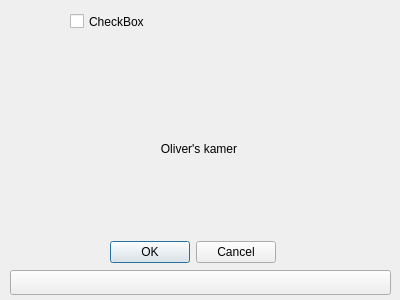
<?xml version="1.0" encoding="UTF-8"?>
<ui version="4.0">
 <class>kamer_oliver</class>
 <widget class="QWidget" name="kamer_oliver">
  <property name="geometry">
   <rect>
    <x>0</x>
    <y>0</y>
    <width>400</width>
    <height>300</height>
   </rect>
  </property>
  <property name="windowTitle">
   <string>Form</string>
  </property>
  <widget class="QLabel" name="label">
   <property name="geometry">
    <rect>
     <x>150</x>
     <y>140</y>
     <width>98</width>
     <height>17</height>
    </rect>
   </property>
   <property name="text">
    <string>Oliver's kamer</string>
   </property>
   <property name="alignment">
    <set>Qt::AlignCenter</set>
   </property>
  </widget>
  <widget class="QPushButton" name="knop_zw">
   <property name="geometry">
    <rect>
     <x>10</x>
     <y>270</y>
     <width>381</width>
     <height>25</height>
    </rect>
   </property>
   <property name="text">
    <string/>
   </property>
  </widget>
  <widget class="QCheckBox" name="checkBox_4">
   <property name="geometry">
    <rect>
     <x>70</x>
     <y>10</y>
     <width>92</width>
     <height>23</height>
    </rect>
   </property>
   <property name="text">
    <string>CheckBox</string>
   </property>
  </widget>
  <widget class="QDialogButtonBox" name="buttonBox">
   <property name="geometry">
    <rect>
     <x>110</x>
     <y>240</y>
     <width>166</width>
     <height>25</height>
    </rect>
   </property>
   <property name="standardButtons">
    <set>QDialogButtonBox::Cancel|QDialogButtonBox::Ok</set>
   </property>
  </widget>
 </widget>
 <resources/>
 <connections/>
</ui>
